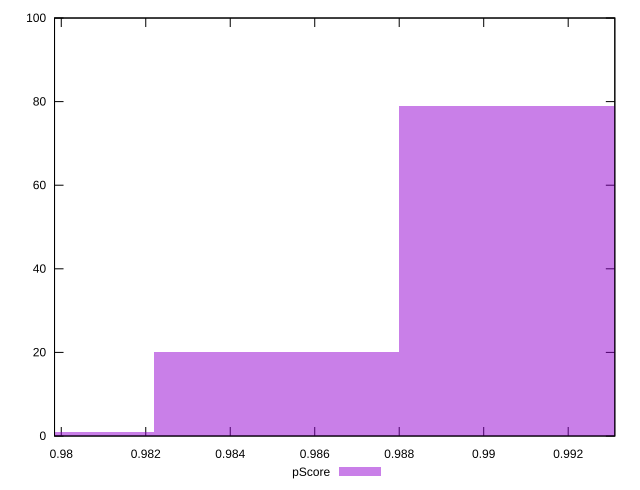

Write the gnuplot code that produced this figure.
reset

$pScore <<EOF
0.979300572791814 1
0.9908899286828414 79
0.9850952507373277 20
EOF

set key outside below
set boxwidth 0.005794677945513692
set xrange [0.9798405068981142:0.9931038874741921]
set yrange [0:100]
set trange [0:100]
set style fill transparent solid 0.5 noborder
set terminal svg size 640, 490 enhanced background rgb 'white'
set output "report_00018_2021-02-10T15-25-16.877Z/first-cpu-idle/samples/pages+cached/pScore/histogram.svg"

plot $pScore title "pScore" with boxes

reset
